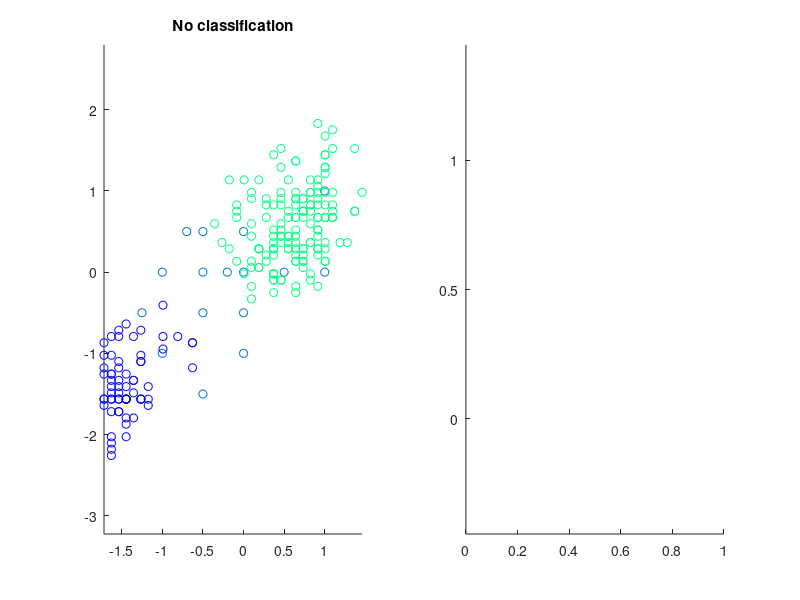

The MATLAB source for this figure: (Note: this script raises an error after producing the figure.)
%% fixed learning rate - adding momentum - we use the old faithful dataset

figure()
colormap(winter)
load('train_oldfaithful.mat')

%load the testing data
load('test_oldfaithful.mat')
m = length(x_test);
input = [ones(m , 1) , x_test];

n = length(x);
t = t*0.5 + 0.5;
%add row for bias values
x = [ones(n,1) x];
%unfortunate naming here - this is our learning parameter
alpha = 0.005;
% and this is our parameter for momentum
momentum_param = 0.9;

%% discussion of momentum
% Adding momentum results in good classifications even for very low values
% of the learning rate alpha. That is because the momentum causes the
% weight vector to "jump over" local minima
%%
num_hidden = 1;
num_input = size(x , 2);
num_output = size(t , 2);

%% weights w and v random intialization
v1 = random('unif',-1,1,3,1);
w1 = random('unif',-1,1,2,1);

%% repeat until win
stop = false;
cnt = 1;
reps = 0;
% for first iteration:
delta_w = 0;
delta_v = 0;

while not(stop) && not(reps == 10)
    %feedforward
    z_in = x(cnt , :) * v1;
    z = [1 1./(1 + exp(-z_in))];
    y_in = z * w1;
    y = 1./(1 + exp(-y_in));

    %backpropagation
    delta = (t(cnt) - y) * (1./(1 + exp(-y_in))) * (1 - 1./(1 + exp(-y_in)));
    delta_w = alpha * delta * z + momentum_param*delta_w;
    delta_in = delta * w1(2);
    delta_back = delta_in * (1./(1 + exp(-z_in))) * (1 - 1./(1 + exp(-z_in)));
    delta_v = alpha * delta_back * x(cnt , :) + momentum_param*delta_v;

    % update weights
    w1 = w1 + delta_w.';
    v1 = v1 + delta_v.';

    cnt = cnt + 1;
    if cnt == n
        cnt = 1;
        reps = reps + 1;
    end
    %stop =true;
end

%% test the network

%calculate the labels that are assigned by the backpropagation network
z_test_in = input * v1;
z_test = [ones(m,1) 1./(1 + exp(-z_test_in))];
y_test_in = z_test * w1;
y_test = 1./(1 + exp(-y_test_in));
labels = y_test >= 0.5;

%plot them next to another so that you can see that the teting data is
%classified correctly
subplot(1,2,1)
hold on;
axis equal;
scatter(x_test(:,1) , x_test(:,2))
scatter(x(:,2),x(:,3),[],t)
title('No classification')


subplot(1,2,2)
hold on;
axis equal;
scatter(x_test(:,1) , x_test(:,2) , [] , labels)
scatter(x(:,2),x(:,3),[],t)
title(strcat('Current rate: ' , num2str(alpha)))
